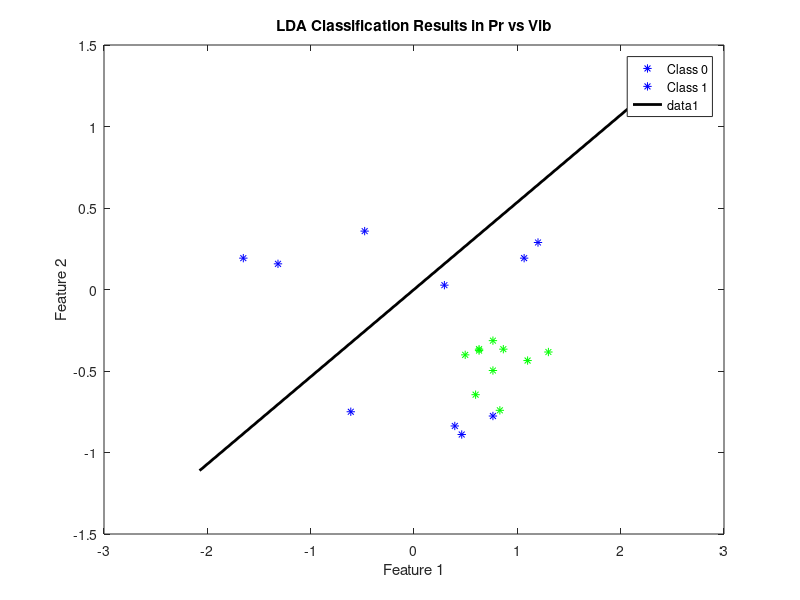
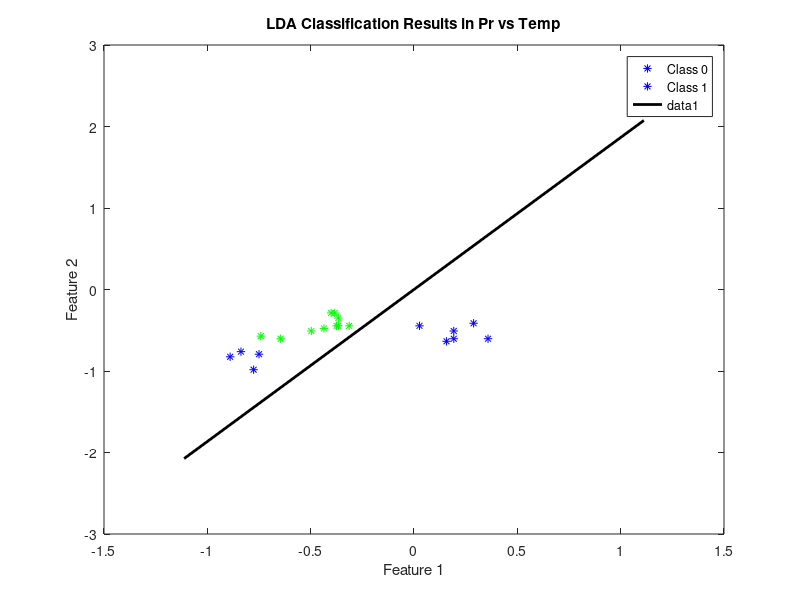
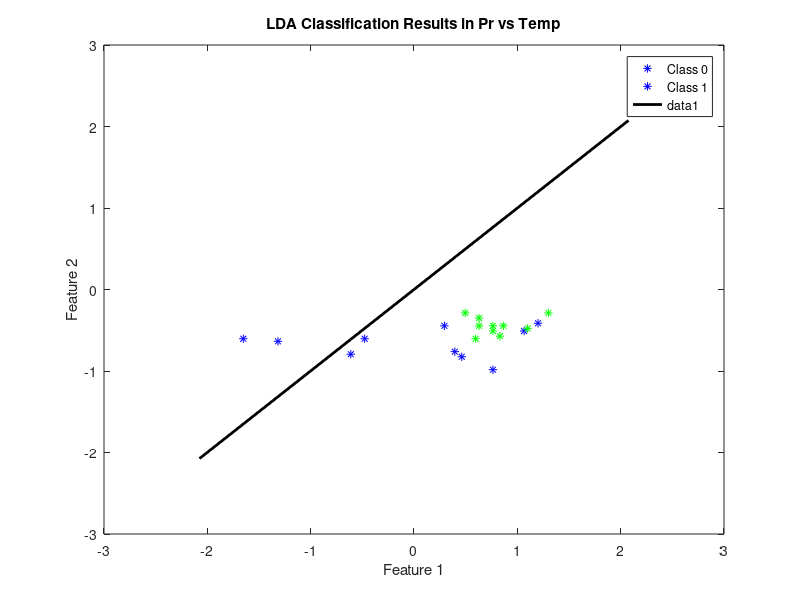

Here is the MATLAB script that generated these plots, in order:
%% section C: pre-data processing

data0 = load("./PR_CW_DATA_2021/F0_PVT.mat");
data1 = load("./PR_CW_DATA_2021/F1_PVT.mat");

zeroOneColumn = [zeros(10, 1); ones(10, 1)];

% Standardise Data
St_dataMatrix_F0 = (data0.dataMatrix_F0 - mean(data0.dataMatrix_F0)) ./ std(data0.dataMatrix_F0);
St_dataMatrix_F1 = (data1.dataMatrix_F1 - mean(data1.dataMatrix_F1)) ./ std(data1.dataMatrix_F1);

% two object within F0 and F1
% label = 0, car sponge
% label = 1, black foam
% data preprocessing 2D
data0PV = [data0.dataMatrix_F0(11:20,1:2) zeros(10, 1);
    data0.dataMatrix_F0(21:30,1:2) ones(10, 1)];
data0PVX1 = data0PV(1:10,1:2);
data0PVX2 = data0PV(11:20,1:2);

data0PT = [data0.dataMatrix_F0(11:30,2:3) zeroOneColumn];
data0PTX1 = data0PT(1:10,1:2);
data0PTX2 = data0PT(11:20,1:2);

data0TV = [data0.dataMatrix_F0(11:20,1) data0.dataMatrix_F0(11:20,3) zeros(10, 1);
    data0.dataMatrix_F0(21:30,1) data0.dataMatrix_F0(21:30,3) ones(10, 1)];
data0TVX1 = data0TV(1:10,1:2);
data0TVX2 = data0TV(11:20,1:2);

% 3D data PTV
data0VPT = [data0.dataMatrix_F0(11:30,:) zeroOneColumn];
data0VPTX1 = data0VPT(1:10,1:3);
data0VPTX2 = data0VPT(11:20,1:3);

%% question A-1: Pressure vs Vibration

features = data0PV(:,1:2);
labels = zeroOneColumn;

% mean values
Mu = mean(data0PV);
Mu1 = mean(data0PVX1);
Mu2 = mean(data0PVX2);

% covariance matrix
S1 = cov(data0PVX1 - Mu1);
S2 = cov(data0PVX2 - Mu2);
Sw = S1 + S2;

SB = (Mu1-Mu2)*(Mu1-Mu2)';

% LDA projection
invSw = inv(Sw);
invSw_by_SB = invSw * SB;

% get the projection vector
[eigenvectors, eigenvalues] = eig(invSw_by_SB);
W = eigenvectors(:,1);

% LDA model functions
% ldaModel = fitcdiscr(features, labels);

%data for plot
st_data0PV = [St_dataMatrix_F0(11:30,1:2) zeroOneColumn];
st_data1PV = [St_dataMatrix_F1(11:30,1:2) zeroOneColumn];

% Draw Hyperplane for LDA
direction = W - Mu(1:2);

step = 0.001; % adjust length of hyperplane
point1 = [0,0] - step * direction';
point2 = [0,0] + step * direction';

figure(1);
for i = 1:size(data0PV, 1)
    if data0PV(i,3) == 0
        plot(st_data0PV(i,1), st_data0PV(i,2), 'b*'); hold on; % Blue star for class 0
    elseif data0PV(i,3) == 1
        plot(st_data0PV(i,1), st_data0PV(i,2), 'g*'); hold on; % Green star for class 1
    end
end
hold on;

% gscatter(data0PV(:,1), data0PV(:,2), ldaResubPredict, 'bg', 'x*');
legend('Class 0', 'Class 1');
xlabel('Feature 1');
ylabel('Feature 2');
title('LDA Classification Results in Pr vs Vib');
hold on;

plot([point1(1), point2(1)], [point1(2), point2(2)], 'k-', 'LineWidth', 2); % 'k-' 表示黑色实线

hold off;

%% question A-2: Pressure vs Temperature Change

features = data0PT(:,1:2);
labels = zeroOneColumn;

% mean values
Mu = mean(data0PT);
Mu1 = mean(data0PTX1);
Mu2 = mean(data0PTX2);

% covariance matrix
S1 = cov(data0PTX1 - Mu1);
S2 = cov(data0PTX2 - Mu2);
Sw = S1 + S2;

SB = (Mu1-Mu2)*(Mu1-Mu2)';

% LDA projection
invSw = inv(Sw);
invSw_by_SB = invSw * SB;

% get the projection vector
[eigenvectors, eigenvalues] = eig(invSw_by_SB);
W = eigenvectors(:,1);

% LDA model functions
% ldaModel = fitcdiscr(features, labels);

%data for plot
st_data0PT = [St_dataMatrix_F0(11:30,[2,3]) zeroOneColumn];
st_data1PT = [St_dataMatrix_F1(11:30,[2,3]) zeroOneColumn];

% Draw Hyperplane for LDA
direction = W - Mu(1:2);

step = 0.001; % adjust length of hyperplane
point1 = [0,0] - step * direction';
point2 = [0,0] + step * direction';

figure(2);
for i = 1:size(data0PV, 1)
    if data0PV(i,3) == 0
        plot(st_data0PT(i,1), st_data0PT(i,2), 'b*'); hold on; % Blue star for class 0
    elseif data0PV(i,3) == 1
        plot(st_data0PT(i,1), st_data0PT(i,2), 'g*'); hold on; % Green star for class 1
    end
end
hold on;

% gscatter(data0PV(:,1), data0PV(:,2), ldaResubPredict, 'bg', 'x*');
legend('Class 0', 'Class 1');
xlabel('Feature 1');
ylabel('Feature 2');
title('LDA Classification Results in Pr vs Temp');
hold on;

plot([point1(1), point2(1)], [point1(2), point2(2)], 'k-', 'LineWidth', 2); % 'k-' 表示黑色实线

hold off;

%% question A-3: Temperature Change vs Vibration

features = data0TV(:,1:2);
lalbels = zeroOneColumn;

% mean values
Mu = mean(data0TV);
Mu1 = mean(data0TVX1);
Mu2 = mean(data0TVX2);

% covariance matrix
S1 = cov(data0TVX1 - Mu1);
S2 = cov(data0TVX2 - Mu2);
Sw = S1 + S2;

SB = (Mu1-Mu2)*(Mu1-Mu2)';

% LDA projection
invSw = inv(Sw);
invSw_by_SB = invSw * SB;

% get the projection vector
[eigenvectors, eigenvalues] = eig(invSw_by_SB);
W = eigenvectors(:,1);

% LDA model functions
% ldaModel = fitcdiscr(features, labels);

%data for plot
st_data0TV = [St_dataMatrix_F0(11:30,[1,3]) zeroOneColumn];
st_data1TV = [St_dataMatrix_F1(11:30,[1,3]) zeroOneColumn];

% Draw Hyperplane for LDA
direction = W - Mu(1:2);

step = 0.001; % adjust length of hyperplane
point1 = [0,0] - step * direction';
point2 = [0,0] + step * direction';

figure(3);
for i = 1:size(data0PV, 1)
    if data0PV(i,3) == 0
        plot(st_data0TV(i,1), st_data0TV(i,2), 'b*'); hold on; % Blue star for class 0
    elseif data0PV(i,3) == 1
        plot(st_data0TV(i,1), st_data0TV(i,2), 'g*'); hold on; % Green star for class 1
    end
end
hold on;

% gscatter(data0PV(:,1), data0PV(:,2), ldaResubPredict, 'bg', 'x*');
legend('Class 0', 'Class 1');
xlabel('Feature 1');
ylabel('Feature 2');
title('LDA Classification Results in Pr vs Temp');
hold on;

plot([point1(1), point2(1)], [point1(2), point2(2)], 'k-', 'LineWidth', 2); % 'k-' 表示黑色实线

hold off;
